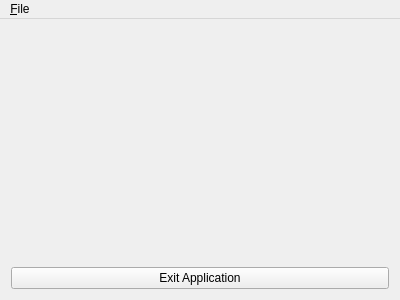
<?xml version="1.0" encoding="UTF-8"?>
<ui version="4.0">
 <class>QtWorkshop</class>
 <widget class="QMainWindow" name="QtWorkshop">
  <property name="geometry">
   <rect>
    <x>0</x>
    <y>0</y>
    <width>400</width>
    <height>300</height>
   </rect>
  </property>
  <property name="windowTitle">
   <string>QtWorkshop</string>
  </property>
  <widget class="QWidget" name="centralWidget">
   <layout class="QVBoxLayout" name="verticalLayout_2">
    <item>
     <spacer name="verticalSpacer">
      <property name="orientation">
       <enum>Qt::Vertical</enum>
      </property>
      <property name="sizeHint" stdset="0">
       <size>
        <width>20</width>
        <height>40</height>
       </size>
      </property>
     </spacer>
    </item>
    <item>
     <widget class="QPushButton" name="exitBtn">
      <property name="text">
       <string>Exit Application</string>
      </property>
     </widget>
    </item>
   </layout>
  </widget>
  <widget class="QMenuBar" name="menuBar">
   <property name="geometry">
    <rect>
     <x>0</x>
     <y>0</y>
     <width>400</width>
     <height>27</height>
    </rect>
   </property>
   <widget class="QMenu" name="menuFile">
    <property name="title">
     <string>&amp;File</string>
    </property>
    <addaction name="actionExit"/>
   </widget>
   <addaction name="menuFile"/>
  </widget>
  <action name="actionExit">
   <property name="text">
    <string>Exit</string>
   </property>
   <property name="toolTip">
    <string>Exit Applicaiton</string>
   </property>
   <property name="shortcut">
    <string>E</string>
   </property>
  </action>
 </widget>
 <layoutdefault spacing="6" margin="11"/>
 <resources/>
 <connections/>
</ui>
